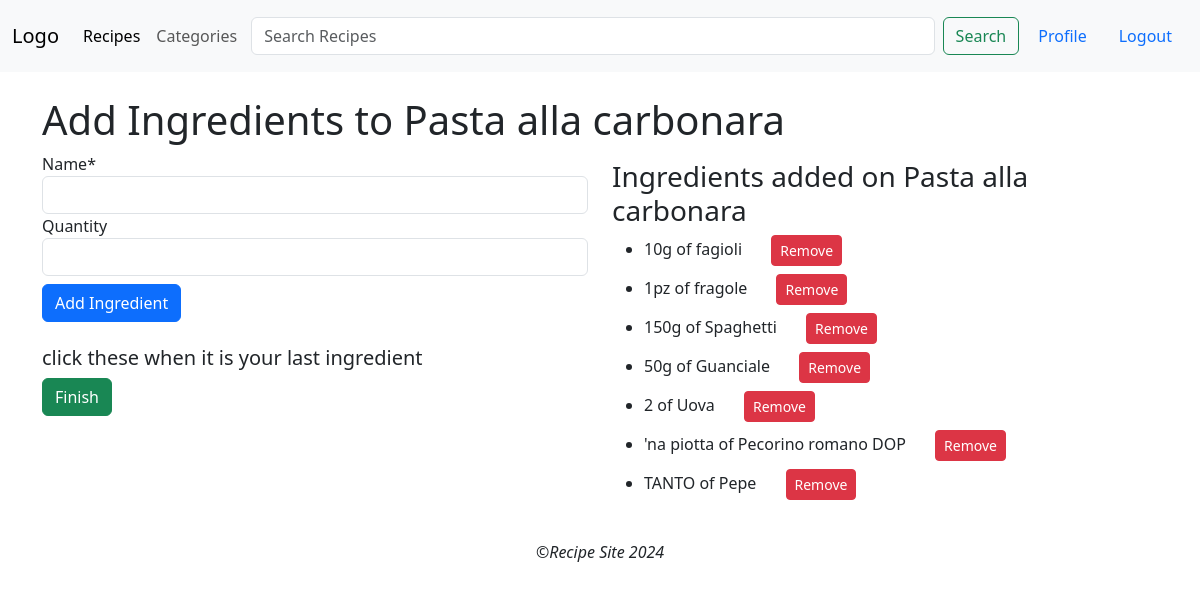
Page /recipes/create/ingredients/9 (signed in) on the committed database.
### recipes/models.py (models this page shows, shortened)
class Recipe(models.Model):
    DIFFICULTY_LEVELS = [
        (1, 'Very Easy'),
        (2, 'Easy'),
        (3, 'Medium'),
        (4, 'Hard'),
        (5, 'Very Hard'),
    ]
    image = models.ImageField(default='default.jpg', upload_to='recipesPics')
    title = models.CharField(max_length=100)
    description = models.TextField()
    content = models.TextField()
    date_posted = models.DateTimeField(default=timezone.now)
    author = models.ForeignKey(User, on_delete=models.CASCADE)
    difficulty = models.IntegerField(choices=DIFFICULTY_LEVELS, default=3)
    portions = models.IntegerField()
    cooking_time = models.IntegerField()
    ingredients = models.ManyToManyField(Ingredient, related_name='recipes')
    slug = models.SlugField(max_length=100, unique=True, blank=True)
    category = ManyToManyField(Category)
    likes = models.ManyToManyField(User, related_name='likes', blank=True)

class Ingredient(models.Model):
    recipe = models.ForeignKey('Recipe', on_delete=models.CASCADE, null=True)
    name = models.CharField(max_length=250)
    quantity = models.CharField(max_length=250, blank=True, null=True)
    class Meta:
        app_label = 'recipes'

### recipes/views.py (the view, shortened to what this page needs)
# urls.py: path('recipes/create/ingredients/<int:pk>', CreateIngredientView.as_view(), name='recipesCreateIngredient'),
class CreateIngredientView(LoginRequiredMixin, CreateView):
    model = Ingredient
    form_class = IngredientForm
    template_name = 'recipes/addIngredients.html'
    def dispatch(self, *args, **kwargs):  # per ulteriore controllo  verifica se esiste una ricetta con il pk fornito
        self.recipe = get_object_or_404(Recipe, pk=self.kwargs['pk'])
        if self.recipe.author != self.request.user:
            messages.error(self.request, 'You do not have permission to add ingredients.')
            return redirect('home')  # Redirect to some error page or login page
        return super().dispatch(*args, **kwargs)
    def get_context_data(self, **kwargs):  # Passa la ricetta al contesto del template in modo che possa essere
        context = super().get_context_data(**kwargs)
        context['recipe'] = self.recipe
        context['ingredients'] = Ingredient.objects.filter(recipe=self.recipe)
        return context

### recipes/forms.py
class IngredientForm(forms.ModelForm):
    class Meta:
        model = Ingredient
        fields = ['name', 'quantity']

### templates/recipes/addIngredients.html (shortened to what this page needs)
{% extends 'recipes/base.html' %}
{% load static %}
{% load crispy_forms_filters %}
{% load crispy_forms_tags %}
{% block content %}
<h1>Add Ingredients to {{ recipe.title }}</h1>
    <div class="row">
        <div class="col-6 formPlace">
            <form action="{% url 'recipesCreateIngredient' pk=recipe.pk %}" method="post">
                {{ form|crispy }}
                <button class="mt-2 btn btn-primary" type="submit">Add Ingredient</button>
                <div class="mt-4">
                    <h5> click these when it is your last ingredient</h5>
                    <button class=" btn btn-success" type="submit" name="finish">Finish</button>
                </div>
            </form>
        </div>
    <div class="col-6 mt-2 ingredientsContainer">
        <h3>Ingredients added on {{ recipe.title }}</h3>
        <ul>
            {% for ingredient in ingredients %}
            	<li class="mt-2">
                    {{ ingredient.quantity }} of {{ ingredient.name }} <a class="btn btn-danger btn-sm" style="margin-left: 25px" href={% url 'recipesDeleteIngredient' pk=ingredient.pk %}> Remove </a>
                </li>
            {% endfor %}
        </ul>
    </div>
    </div>
{% endblock content %}

### rows in the picture
Recipe: title "Pasta alla carbonara"
Ingredient: quantity "10g", name "fagioli"
Ingredient: quantity "1pz", name "fragole"
Ingredient: quantity "150g", name "Spaghetti"
Ingredient: quantity "50g", name "Guanciale"
Ingredient: quantity "2", name "Uova"
Ingredient: quantity "'na piotta", name "Pecorino romano DOP"
Ingredient: quantity "TANTO", name "Pepe"
